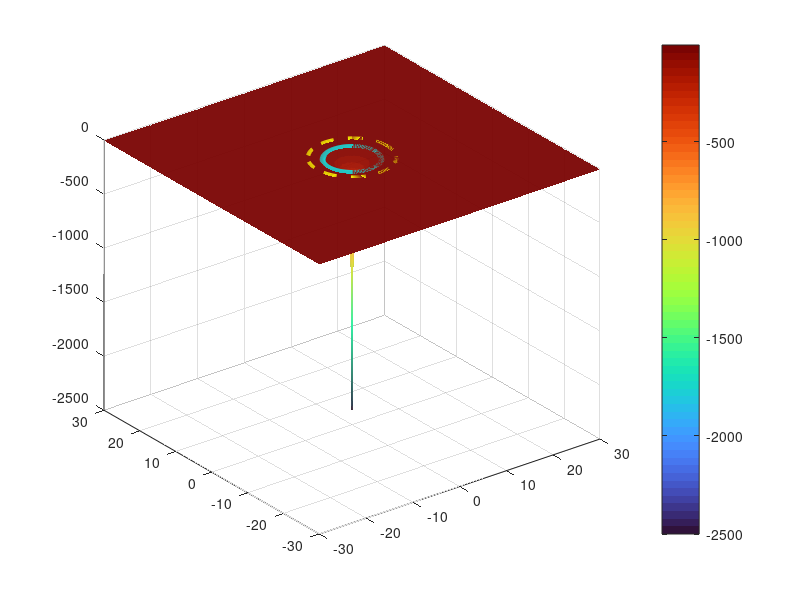

The MATLAB script that drew this image: (Note: this script raises an error after producing the figure.)
clc; clear; close all;
% schwarzchild radius
r_s = 5;
%% Create meshgrid for spacetime fabric
grid_size = 600; % smoothness
x_range = linspace(-30, 30, grid_size);
y_range = linspace(-30, 30, grid_size);
[X, Y] = meshgrid(x_range, y_range);
R = sqrt(X.^2 + Y.^2);
R(R < 0.1) = 0.1;
%% singularity
depth_scale = 250;
smooth_power = 1;
Z = -depth_scale ./ (R.^smooth_power);
%% heatmap plot
figure('Color', 'k', 'Position', [100 100 1200 800]);
surf(X, Y, Z, Z, 'EdgeColor', 'none', 'FaceAlpha', 0.95);
hold on;
%% Wireframe overlay
mesh_density = 8;
surf(X(1:mesh_density:end, 1:mesh_density:end), ...
     Y(1:mesh_density:end, 1:mesh_density:end), ...
     Z(1:mesh_density:end, 1:mesh_density:end), ...
'FaceColor', 'none', 'EdgeColor', [0.7 0.7 0.7], ...
'LineWidth', 1.2, 'EdgeAlpha', 0.6);
%% event horizon
theta = linspace(0, 2*pi, 300);
eh_r = r_s;
eh_x = eh_r*cos(theta);
eh_y = eh_r*sin(theta);
eh_z = -depth_scale ./ (eh_r.^smooth_power) * ones(size(theta));
plot3(eh_x, eh_y, eh_z, 'c', 'LineWidth', 4);
%% photon sphere
ps_r = 1.5*r_s;
ps_x = ps_r*cos(theta);
ps_y = ps_r*sin(theta);
ps_z = -depth_scale ./ (ps_r.^smooth_power) * ones(size(theta));
plot3(ps_x, ps_y, ps_z, 'y--', 'LineWidth', 3);
%% Styling
colormap(turbo);
shading interp;
c = colorbar('Color', 'w');
c.Label.String = 'Gravitational Potential';
c.Label.Color = 'w';
set(gca, 'Color', 'k', 'XColor', 'w', 'YColor', 'w', 'ZColor', 'w');
xlabel('X (units)', 'Color', 'w');
ylabel('Y (units)', 'Color', 'w');
zlabel('Spacetime Curvature', 'Color', 'w');
title('Spacetime Curvature around a Black Hole', 'Color', 'w');
view(-30, 30);
axis tight;
grid on;
lighting phong;
camlight('right');
camlight('left');
material shiny;

%% Generate and animate light rays
num_rays = 8;
colors = {'r', 'g', 'b', 'm', 'w', 'c', [1 0.5 0], [0.5 1 0.5]}; % Various colors
ray_handles = cell(num_rays, 1);
marker_handles = cell(num_rays, 1);

% Pre-compute all trajectories
trajectories = cell(num_rays, 1);
for i = 1:num_rays
    % Random starting position (far from black hole)
    angle_start = rand * 2 * pi;
    r_start = 20 + rand * 8; % Between 20 and 28 units
    x0 = r_start * cos(angle_start);
    y0 = r_start * sin(angle_start);
    
    % Velocity aimed somewhat toward the black hole with variation
    target_angle = atan2(-y0, -x0) + (rand - 0.5) * pi/3;
    speed = 100 + rand * 100;
    vx = speed * cos(target_angle);
    vy = speed * sin(target_angle);
    
    % Convert to polar
    r0 = sqrt(x0^2 + y0^2);
    phi0 = atan2(y0, x0);
    dr0 = vx * cos(phi0) + vy * sin(phi0);
    dphi0 = (-vx * sin(phi0) + vy * cos(phi0)) / r0;
    X0 = [r0; phi0; dr0; dphi0];
    
    % Simulate trajectory
    t_span = [0 3];
    [~, X_traj] = ode89(@(t,X) geodesic_simple(t, X, r_s), t_span, X0);
    
    % Convert to Cartesian and calculate z
    sim_r = X_traj(:, 1);
    sim_phi = X_traj(:, 2);
    x_ray = sim_r .* cos(sim_phi);
    y_ray = sim_r .* sin(sim_phi);
    z_ray = -depth_scale ./ (sim_r.^smooth_power);
    
    trajectories{i} = [x_ray, y_ray, z_ray];
    
    % Initialize empty plot handles
    if iscell(colors{i})
        color = colors{i};
    else
        color = colors{i};
    end
    ray_handles{i} = plot3(nan, nan, nan, 'Color', color, 'LineWidth', 2.5);
    marker_handles{i} = plot3(nan, nan, nan, 'o', 'Color', color, ...
        'MarkerSize', 8, 'MarkerFaceColor', color);
end

%% Animation loop
max_points = max(cellfun(@(x) size(x, 1), trajectories));
animation_speed = 10; % Skip frames for faster animation

for frame = 1:animation_speed:max_points
    for i = 1:num_rays
        traj = trajectories{i};
        
        % Determine how many points to show
        end_idx = min(frame, size(traj, 1));
        
        if end_idx > 0
            % Update the trajectory line
            set(ray_handles{i}, 'XData', traj(1:end_idx, 1), ...
                'YData', traj(1:end_idx, 2), ...
                'ZData', traj(1:end_idx, 3));
            
            % Update the marker at the current position
            set(marker_handles{i}, 'XData', traj(end_idx, 1), ...
                'YData', traj(end_idx, 2), ...
                'ZData', traj(end_idx, 3));
        end
    end
    
    drawnow;
    pause(0.00001);
end

hold off;

%% geodesic func
function dXdt = geodesic_simple(~, X, r_s)
    r = X(1);
    phi = X(2);
    dr = X(3);
    dphi = X(4);
    
    if r <= r_s
        dXdt = zeros(4,1);
        return;
    end
    
    f = 1 - r_s/r;
    dXdt = zeros(4,1);
    dXdt(1) = dr;
    dXdt(2) = dphi;
    dXdt(3) = (r - r_s)*(dphi^2) - (r_s/(2*r^2))*dr^2;
    dXdt(4) = (-2*dr*dphi)/r;
end

%% --- Video setup ---